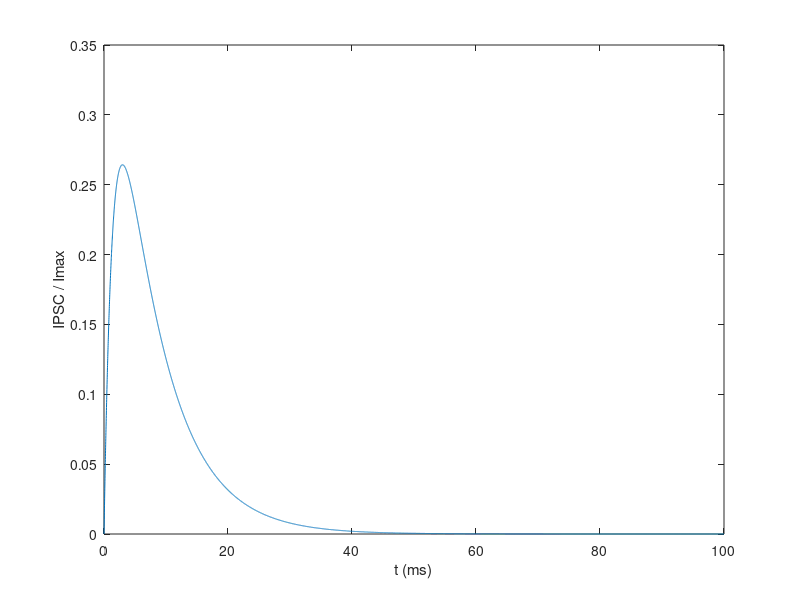

Recreate this plot in MATLAB.
t = 0 : 0.01 : 100;
gC = 26.5; Cs = 100; Cd = 40;
tau = 7.2; gS = gC / Cs; gD = gC / Cd;
y = tau * gS / (tau * gD - 1) * (exp(-t/tau) - exp(-t*gD));
figure; plot(t, y); xlabel('t (ms)'); ylabel('IPSC / Imax');